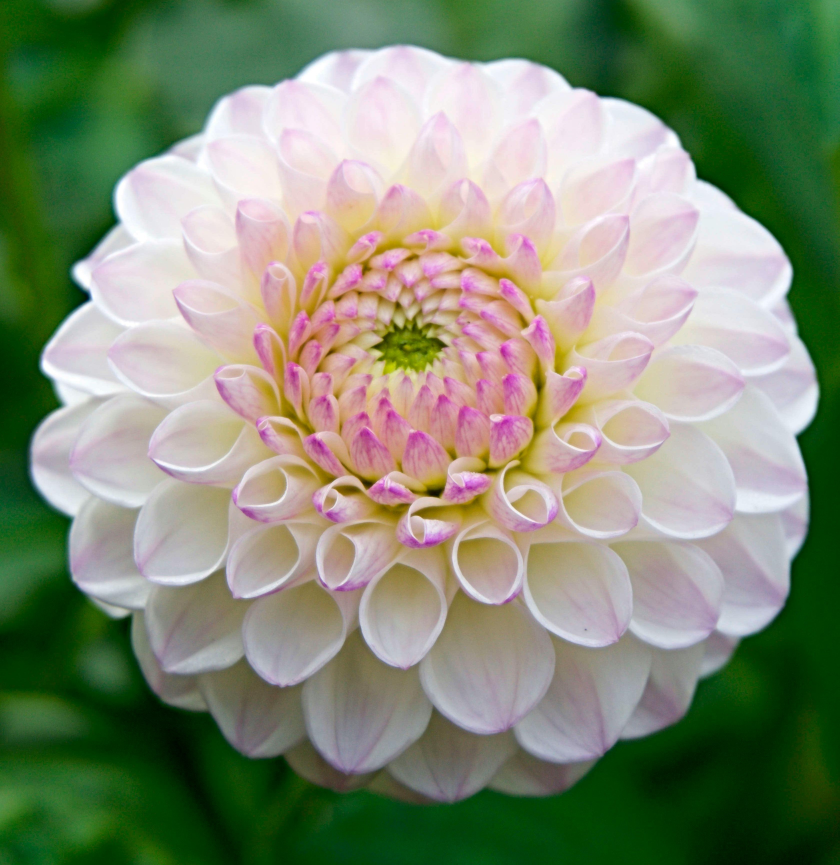
#> input picture Computer Vision/sample-1.jpg, 3359 x 3460 px (shown at 1/4 size)
$ jupyter execute --allow-errors assignment-3.ipynb
#> lines starting #> are read from the running program, lines starting #| are printed output that depends on the picture
[cell 1]
import numpy as np
import matplotlib.pyplot as plt
import cv2 as cv

[cell 2]
img = cv.imread("sample-1.jpg")
#> img is the input picture: shape (3460, 3359, 3); mean B, G, R 116.1, 140.7, 130

[cell 3]
img.shape
#> Out = (3460, 3359, 3)

[cell 4]
# convert to RGB
img = cv.cvtColor(img, cv.COLOR_BGR2RGB)

[cell 5]
plt.imshow(img)
plt.axis('off')
plt.show()

[cell 6]
print(f"Height: {img.shape[0]}")
#| Height: 3460
print(f"Width: {img.shape[1]}")
#| Width: 3359
print(f"Channels: {img.shape[2]}")
#| Channels: 3

[cell 7]
# print data type of pixel
print(f"Data Type: {img.dtype}")
#| Data Type: uint8

[cell 8]
print(f"Max intensity: {np.max(img)}")
#| Max intensity: 255
print(f"Min intensity: {np.min(img)}")
#| Min intensity: 0

[cell 9]
s_row = 230
e_row = 380
s_col = 300
e_col = 400

[cell 10]
# find the reigon of interest
img_roi = img[s_row:e_row, s_col:e_col]
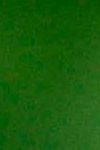
#> img_roi: shape (150, 100, 3); mean R, G, B 22.2, 92.5, 10.7
plt.imshow(img_roi)
plt.axis('off')
plt.show()

[cell 11]
for i in range(s_row, e_row):
    for j in range(s_col, e_col):
      # find average of all 3 channels
      avg = np.mean(img[i, j])
      img[i, j] = (avg, avg, avg)

[cell 12]
plt.imshow(img)
plt.axis('off')
plt.show()

[cell 13]
plt.imshow(img_roi)
plt.axis('off')
plt.show()
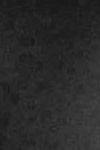
#> shown: shape (150, 100, 3); min 25, max 69, mean 41.4

[cell 14]
cv.imwrite("test_roi.jpg", img_roi)
#> Out = True

[cell 15]
cv.imwrite("test_roi.jpeg", img_roi)
#> Out = True

[cell 16]
cv.imwrite("test_roi.png", img_roi)
#> Out = True

[cell 17]
img2 = cv.imread("test2.jpg")
#> (the rest of this cell did not finish here and is left out)

#> (a cell that did not finish here is left out)

#> (a cell that did not finish here is left out)

#> (a cell that did not finish here is left out)

[cell 21]
h, w = 300, 500
image = np.zeros((h, w, 3), dtype=np.uint8)
image[:] = (50,50,50)

[cell 22]
hidden_color = (55,50,50)
cv.putText(image, "Hello", (100,100), cv.FONT_HERSHEY_SIMPLEX, 4, hidden_color, 8)

[cell 23]
lb = np.array([53,48,48])
ub = np.array([57,52,52])
mask = cv.inRange(image, lb, ub)

[cell 24]
plt.imshow(mask)
plt.axis('off')
plt.show()
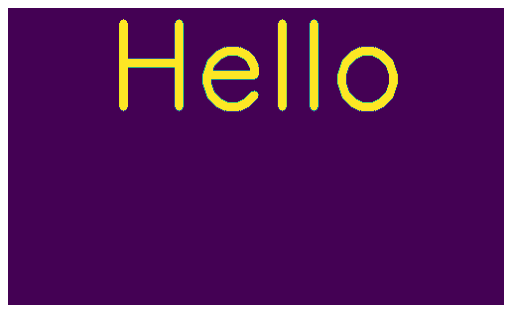
#> figure drawn by matplotlib, 1 panel

$ run again, with Computer Vision/sample-2.png saved as Computer Vision/sample-1.jpg
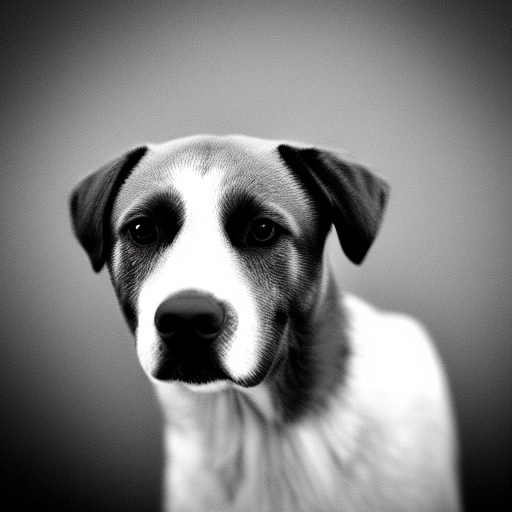
#> input picture Computer Vision/sample-2.png, 512 x 512 px
#> img is the input picture: shape (512, 512, 3); mean B, G, R 124.8, 124.9, 126.2
#| Height: 512
#| Width: 512
#| Channels: 3
#| Data Type: uint8
#| Max intensity: 255
#| Min intensity: 0
#> `img_roi = img[s_row:e_row, s_col:e_col]`:
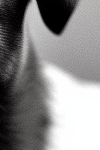
#> img_roi: shape (150, 100, 3); mean R, G, B 138.1, 137.1, 137
#> `cv.imwrite("test_roi.jpg", img_roi)`: Out = True
